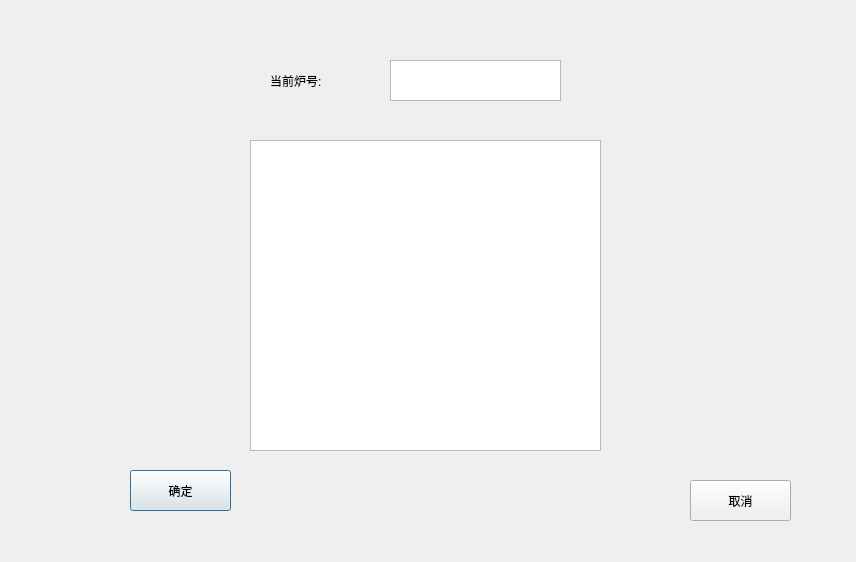
<?xml version="1.0" encoding="UTF-8"?>
<ui version="4.0">
 <class>Dialog</class>
 <widget class="QDialog" name="Dialog">
  <property name="geometry">
   <rect>
    <x>0</x>
    <y>0</y>
    <width>856</width>
    <height>562</height>
   </rect>
  </property>
  <property name="windowTitle">
   <string>设定炉号</string>
  </property>
  <widget class="QPushButton" name="Btn_SetFurNoYes">
   <property name="geometry">
    <rect>
     <x>130</x>
     <y>470</y>
     <width>101</width>
     <height>41</height>
    </rect>
   </property>
   <property name="text">
    <string>确定</string>
   </property>
  </widget>
  <widget class="QPushButton" name="Btn_SetFurNoNo">
   <property name="geometry">
    <rect>
     <x>690</x>
     <y>480</y>
     <width>101</width>
     <height>41</height>
    </rect>
   </property>
   <property name="text">
    <string>取消</string>
   </property>
  </widget>
  <widget class="QTextEdit" name="LabInput_SetFurNo">
   <property name="geometry">
    <rect>
     <x>390</x>
     <y>60</y>
     <width>171</width>
     <height>41</height>
    </rect>
   </property>
   <property name="styleSheet">
    <string notr="true">font: 12pt \&quot;微软雅黑\&quot;;</string>
   </property>
  </widget>
  <widget class="QLabel" name="label">
   <property name="geometry">
    <rect>
     <x>270</x>
     <y>60</y>
     <width>111</width>
     <height>41</height>
    </rect>
   </property>
   <property name="styleSheet">
    <string notr="true">font: 12pt \&quot;微软雅黑\&quot;;</string>
   </property>
   <property name="text">
    <string>当前炉号:</string>
   </property>
  </widget>
  <widget class="QListWidget" name="LW_SetFurNo">
   <property name="geometry">
    <rect>
     <x>250</x>
     <y>140</y>
     <width>351</width>
     <height>311</height>
    </rect>
   </property>
  </widget>
 </widget>
 <resources/>
 <connections/>
</ui>
